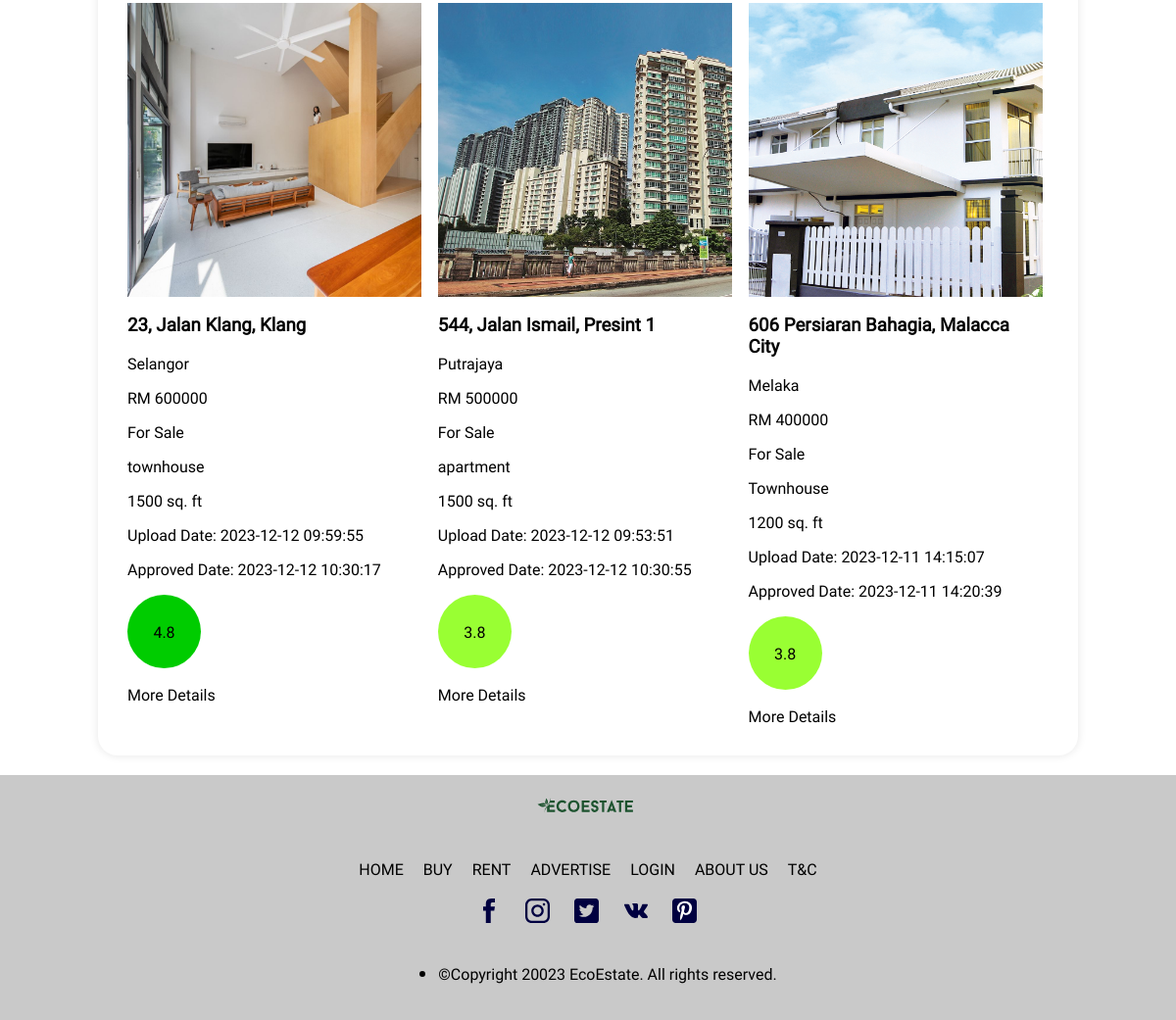
/EcoEstate/user_page.php?user_id=4 (lower part), run on an earlier commit of the app's database.
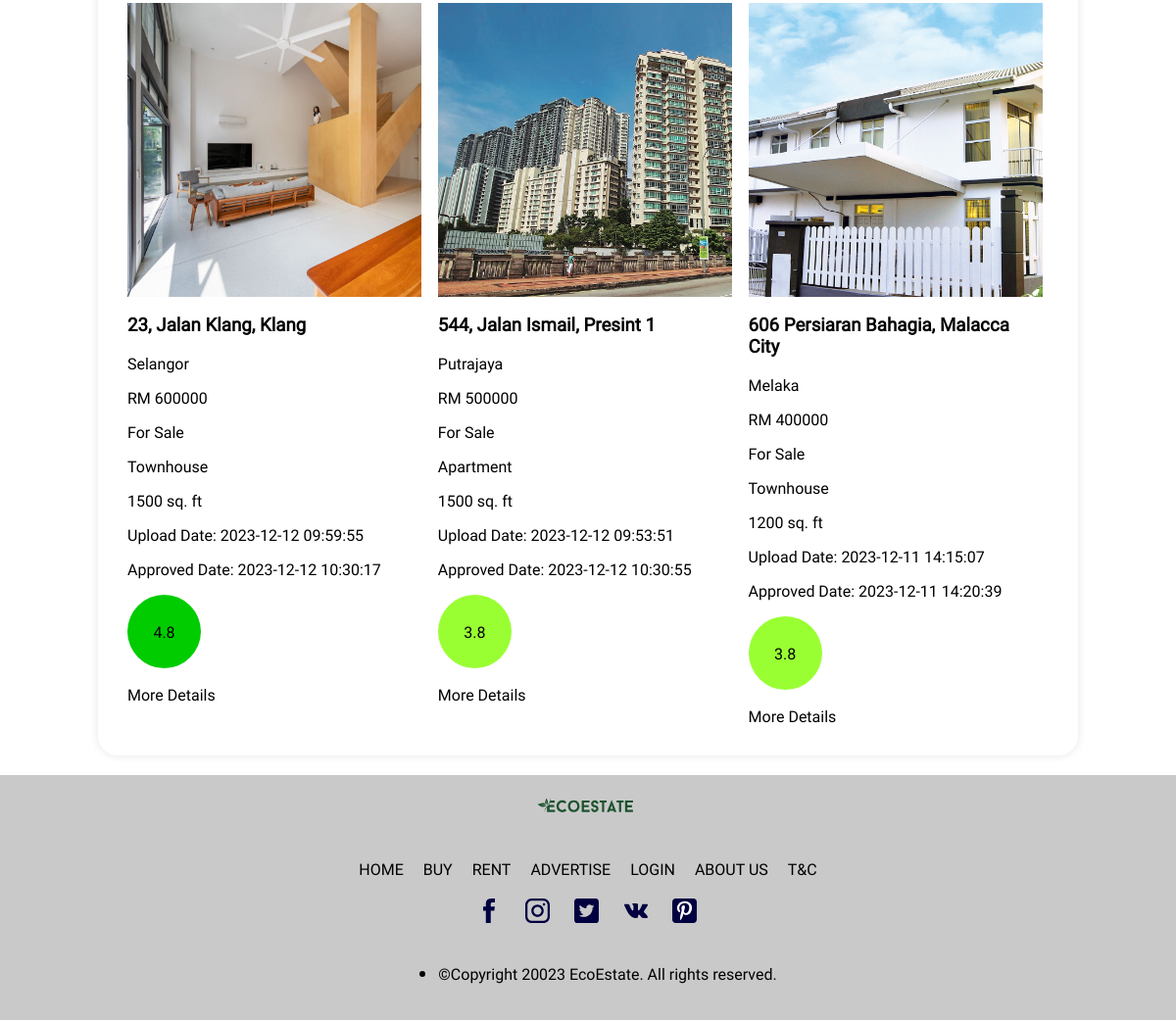
And on a later commit of the database.
### tables this page shows
CREATE TABLE `property` (
  `property_id` int(10) NOT NULL,
  `address` varchar(100) NOT NULL,
  `city` varchar(50) NOT NULL,
  `state` varchar(20) NOT NULL,
  `property_type` varchar(20) NOT NULL,
  `listing_type` varchar(10) NOT NULL,
  `price` int(10) NOT NULL,
  `floor_size` int(6) NOT NULL,
  `building_rating` decimal(2,1) DEFAULT 0.0,
  `renewable_rating` decimal(2,1) DEFAULT 0.0,
  `energy_rating` decimal(2,1) DEFAULT 0.0,
  `water_rating` decimal(2,1) DEFAULT 0.0,
  `user_id` int(10) DEFAULT NULL,
  `description` text NOT NULL,
  `furnished` varchar(3) NOT NULL,
  `no_of_bedrooms` tinyint(4) NOT NULL,
  `no_of_bathrooms` tinyint(4) NOT NULL,
  `no_of_carparks` tinyint(4) NOT NULL,
  `upload_date` datetime NOT NULL DEFAULT current_timestamp(),
  `construction_date` year(4) NOT NULL,
  `certificates` text NOT NULL
);

CREATE TABLE `property_image` (
  `img_id` int(11) NOT NULL,
  `property_id` int(11) NOT NULL,
  `img_dir` varchar(100) NOT NULL
);

CREATE TABLE `property_approval` (
  `property_id` int(10) NOT NULL,
  `admin_id` int(10) DEFAULT NULL,
  `approval_date` datetime DEFAULT NULL,
  `assessment_date` date NOT NULL
);

### EcoEstate/user_page_view.php (the view, shortened to what this page needs)
<html>
<head>
    <link rel = "stylesheet" type = "text/css" href = "style.css">
</head>
<body class="pagewidth">
        <section class="property">
                <?php
                    $resultsPerPage = 3;
                    $page = isset($_GET['page']) ? intval($_GET['page']) : 1;
                    $offset = ($page - 1) * $resultsPerPage;
                    $q = "SELECT * FROM property WHERE user_id = $user_id";
                    $result = @mysqli_query($dbc, $q);
                    if (mysqli_num_rows($result) >= $resultsPerPage) {
                        $q = "SELECT * FROM property WHERE user_id = $user_id ORDER BY upload_date DESC LIMIT $resultsPerPage OFFSET $offset ";
                        $result = @mysqli_query($dbc, $q);
                    }
                    if (mysqli_num_rows($result) != 0) {
                        while ($property = mysqli_fetch_assoc($result)) {
                            $q = "SELECT * FROM property_image WHERE property_id = " . $property['property_id'] . " LIMIT 1;";
                            $r = @mysqli_query($dbc, $q);
                            $image = mysqli_fetch_assoc($r);
                            $q = "SELECT approval_date FROM property_approval WHERE property_id = " . $property['property_id'] . " && approval_date IS NOT NULL;";
                            $r = @mysqli_query($dbc, $q);
                            $approval = mysqli_fetch_assoc($r);
                            if(isset($_SESSION['admin_id']) || mysqli_num_rows($r) >0){
                                echo '<div class="property">';
                                echo "<img class='property-pic' src='" . $image['img_dir'] . "'>";
                                echo "<h3>" . $property['address'] . ", " . $property['city'] . "</h3>";
                                echo "<p>" . $property['state'] . "</p>";
                                echo "<p>RM " . $property['price'] . "</p>";
                                echo "<p>For " . $property['listing_type'] . "</p>";
                                echo "<p>" . $property['property_type'] . "</p>";
                                echo "<p>" . $property['floor_size'] . " sq. ft</p>";
                                echo "<p>Upload Date: " . $property['upload_date'] . "</p>";
                                if(mysqli_num_rows($r) > 0){
                                    echo "<p>Approved Date: " . $approval['approval_date'] . "</p>";
                                }
                                else{
                                    echo "<p>Approved Date: NOT APPROVED</p>";
                                }
                                $build_rate = $property['building_rating'];
                                $renew_rate = $property['renewable_rating'];
                                $energy_rate = $property['energy_rating'];
                                $water_rate = $property['water_rating'];
                                $total_rate = round(($build_rate + $renew_rate + $energy_rate + $water_rate) / 4, 1);
                                if ($total_rate >= 0 && $total_rate <= 1) {
                                    $color= "#ff0000";
                                } elseif ($total_rate > 1 && $total_rate <= 2) {
                                    $color= "#ff6600";
                                } elseif ($total_rate > 2 && $total_rate <= 3) {
                                    $color= "#ffcc00";
                                } elseif ($total_rate > 3 && $total_rate <= 4) {
                                    $color= "#99ff33";
                                } elseif ($total_rate > 4 && $total_rate <= 5) {
                                    $color= "#00cc00";
                                } else {
                                    $color= "#ff0000";
                                }
                                echo '<div class="rating-container" style="background-color: ' . $color . ';">
                                <p>' . $total_rate . '</p>
                                </div>';
                                echo '<br><a href="show_property.php?id=' . $property['property_id'] . '">More Details</a>';
                                echo '</div>';
                            }
                        }
                    } else {
                        echo "<p>No property to show</p>";
                    }
                ?>
        </section>
        <footer>
            <div class="footer">
                <div class="row">
                    <img src="../Images/Logo.svg" style = "min-width: 10%; max-width: 10%; margin-left: auto; margin-right: auto;">
                </div>
                <div class="footer-links">
                    <a href="home.php">HOME</a>
                    <a href="property_search.php?type=sale">BUY</a>
                    <a href="property_search.php?type=rent">RENT</a>
                    <a href="addproperty.php">ADVERTISE</a>
                    <a href="login.php">LOGIN</a>
                    <a href="about_us.php">ABOUT US</a>
                    <a href="t&c.php">T&C</a>
                </div>
                <div class="socials">
                    <img class="icon" src="../Images/FB.svg">
                    <img class="icon" src="../Images/Insta.svg">
                    <img class="icon" src="../Images/Twitt.svg">
                    <img class="icon" src="../Images/VK.svg">
                    <img class="icon" src="../Images/Pin.svg">
                </div>
                <div class = "row">
                    <ul>
                        <li>
                            <p class="copyright">&copy;Copyright 20023 EcoEstate. All rights reserved.</p>
                        </li>
                    </ul>
                </div>
            </div>
        </footer>
    </body>
</html>

### EcoEstate/user_page.php (shortened to what this page needs)
<?php
include_once("mysqli_connect.php");
if (isset($_GET['user_id'])){
    $user_id = $_GET["user_id"];
}
elseif (isset($_SESSION["user_id"]) && isset($_SESSION["username"])){
    $user_id = $_SESSION["user_id"];
}
else{
    if(!isset($_SESSION["user_id"]) || !isset($_SESSION["username"])){
        redirect_user("login.php?redirect=1&!login=1");
    }
}
$q = "SELECT * FROM user WHERE user_id = $user_id;";
$r = @mysqli_query($dbc, $q);
if (mysqli_num_rows($r) == 0) {
    echo "Error, please log in again";
    echo '<a href="login.php">LOGIN</a>';
    session_unset();
    session_destroy();
}
else{
    $user = mysqli_fetch_assoc($r);
    $user_id = $user["user_id"];
    if(!isset($_SESSION["user_id"])){
        include("user_page_view.php");
    }
    elseif ($user_id == $_SESSION["user_id"]){
        include("user_page_display.php");
    }
    else{
        include("user_page_view.php");
    }
}
?>

### EcoEstate/style.css (style rules this page uses)
html { height: 100%; }
body { background-color:#ffffff; border: none; padding: 0%; margin: 0%; width: 100%; height: 100%; display: block; }
h1, h2, h3, h4 { font-family: Roboto; color:#000000; }
p, a, button { font-family: Roboto; font-size: 16px; font-style: normal; font-weight: 400; color: #000000; text-decoration: none; }
footer { background-color: #C9C9C9; display: grid; grid-template-columns: auto; min-height: 30%; width: 100%; font-size: 130%; padding: 0%; border: none; margin: 0%; }
.footer-links { display: flex; justify-content: space-around; padding: 10px; margin-left: auto; margin-right: auto; }
.footer-links a { color: #000; text-decoration: none; padding: 10px; }
div.socials { display: grid; flex: 1 1 25%; margin: 0% 5%; align-items: center; justify-items: center; align-self: center; grid-template-columns: 50px 50px 50px 50px 50px; }
.icon { max-width: 100%; max-height: 100%; padding: 0% 5% 3% 0%; }
@media screen and (min-width: 800px) { footer div.footer { flex: 2 2 75%; flex-flow: column nowrap; display: flex; } }
@media screen and (min-width: 800px) { .footer .row { flex: 1 1 25%; align-self: center; align-content: center; display: grid; } }
.pagewidth { min-width: 1200px; }

What changed in the data, as far as the page shows it:
changed property "23, Jalan Klang": property_type "townhouse" → "Townhouse"
changed property "544, Jalan Ismail": property_type "apartment" → "Apartment"
